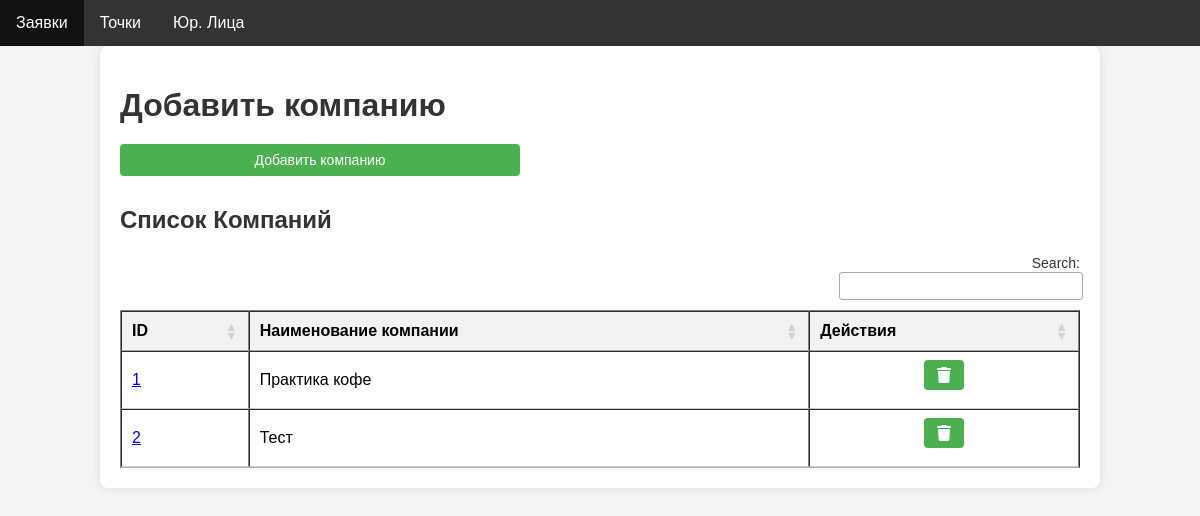
/entities (signed in), run on the app's committed database.
### db/models/tables.py (models this page shows)
class BaseModel(Model):
    class Meta:
        database = db

class Entity(BaseModel):
    id = AutoField(primary_key=True)
    name = CharField()

### web_app/app.py (the view)
@app.route('/entities', methods=['GET'])
@login_required
def entities_list():
    entities = Entity.select()
    return render_template('entities.html', entities=entities)

### web_app/app.py (called while the page is built)
def login_required(f):
    @wraps(f)
    def decorated_function(*args, **kwargs):
        if 'username' not in session:
            flash('Пожалуйста, войдите для доступа к этой странице', 'warning')
            return redirect(url_for('login'))
        return f(*args, **kwargs)
    return decorated_function

### web_app/templates/entities.html (shortened to what this page needs)
{% extends "base.html" %}
{% block content %}
<div class="container">
    <h1>Добавить компанию</h1>
    <button class="btn" id="addEntityBtn">Добавить компанию</button>
    <h2>Список Компаний</h2>
    <table border="1" id="entities_table">
        <thead>
        <tr>
            <th>ID</th>
            <th>Наименование компании</th>
            <th>Действия</th>
        </tr>
        </thead>
        <tbody>
        {% for entity in entities %}
        <tr data-id="{{ entity.id }}">
            <td><a href="{{ url_for('entity_objects', entity_id=entity.id) }}" title="Все точки этой компании">{{
                entity.id }}</a></td>
            <td>{{ entity.name }}</td>
            <td>
                <div class="action-buttons">
                    <button class="deleteEntityBtn" title="Удалить компанию">
                        <i class="fa fa-trash"></i>
                    </button>
                </div>
            </td>
        </tr>
        {% endfor %}
        </tbody>
    </table>
</div>
{% endblock %}

### web_app/static/css/style.css (style rules this page uses)
body { font-family: Arial, sans-serif; background-color: #f4f4f4; margin: 0; padding: 0; }
.container { width: 80%; margin: 0 auto; padding: 20px; background-color: #fff; box-shadow: 0 0 10px rgba(0, 0, 0, 0.1); border-radius: 8px; }
h1, h2 { color: #333; margin-bottom: 20px; }
table { width: 100%; border-collapse: collapse; }
th, td { width: auto; padding: 8px; white-space: nowrap; text-align: left; }
th { width: auto; height: auto; background-color: #f2f2f2; font-weight: bold; text-align: center; padding: none; }
input, select, button { margin-bottom: 10px; padding: 8px; font-size: 14px; width: 100%; max-width: 400px; border: 1px solid #ddd; border-radius: 4px; }
button { background-color: #4CAF50; color: white; border: none; cursor: pointer; transition: background-color 0.3s, transform 0.2s; border-radius: 4px; }
.action-buttons { display: flex; justify-content: center; align-items: center; }
.small-btn, .deleteEntityBtn, .deleteObjectBtn, .changeObjectBtn { padding: 5px; cursor: pointer; font-size: 14px; width: 40px; height: 30px; align-items: center; justify-content: center; }
.small-btn i, .deleteEntityBtn i, .deleteObjectBtn i, .changeObjectBtn i { font-size: 16px; }

### data on the page
Entity: id "1", name "Практика кофе"
Entity: id "2", name "Тест"
